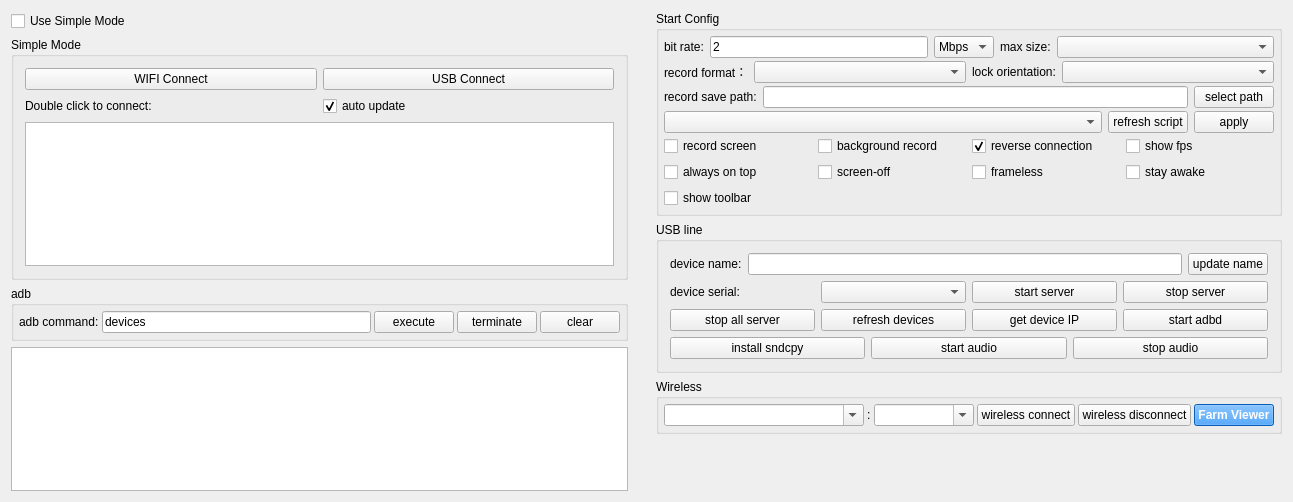
<?xml version="1.0" encoding="UTF-8"?>
<ui version="4.0">
 <class>Widget</class>
 <widget class="QWidget" name="Widget">
  <property name="geometry">
   <rect>
    <x>0</x>
    <y>0</y>
    <width>1293</width>
    <height>502</height>
   </rect>
  </property>
  <property name="windowTitle">
   <string notr="true">QtScrcpy</string>
  </property>
  <layout class="QHBoxLayout" name="horizontalLayout_11">
   <property name="leftMargin">
    <number>0</number>
   </property>
   <property name="topMargin">
    <number>0</number>
   </property>
   <property name="rightMargin">
    <number>0</number>
   </property>
   <property name="bottomMargin">
    <number>0</number>
   </property>
   <item>
    <widget class="QWidget" name="leftWidget" native="true">
     <property name="sizePolicy">
      <sizepolicy hsizetype="Preferred" vsizetype="Preferred">
       <horstretch>0</horstretch>
       <verstretch>0</verstretch>
      </sizepolicy>
     </property>
     <layout class="QVBoxLayout" name="verticalLayout_5">
      <item>
       <widget class="QCheckBox" name="useSingleModeCheck">
        <property name="sizePolicy">
         <sizepolicy hsizetype="Preferred" vsizetype="Maximum">
          <horstretch>0</horstretch>
          <verstretch>0</verstretch>
         </sizepolicy>
        </property>
        <property name="styleSheet">
         <string notr="true"/>
        </property>
        <property name="text">
         <string>Use Simple Mode</string>
        </property>
        <property name="checked">
         <bool>false</bool>
        </property>
       </widget>
      </item>
      <item>
       <widget class="QGroupBox" name="simpleGroupBox">
        <property name="sizePolicy">
         <sizepolicy hsizetype="Preferred" vsizetype="Preferred">
          <horstretch>0</horstretch>
          <verstretch>0</verstretch>
         </sizepolicy>
        </property>
        <property name="title">
         <string>Simple Mode</string>
        </property>
        <property name="checkable">
         <bool>false</bool>
        </property>
        <layout class="QVBoxLayout" name="verticalLayout_4">
         <item>
          <layout class="QHBoxLayout" name="horizontalLayout_9">
           <item>
            <widget class="QPushButton" name="wifiConnectBtn">
             <property name="sizePolicy">
              <sizepolicy hsizetype="Preferred" vsizetype="Maximum">
               <horstretch>0</horstretch>
               <verstretch>0</verstretch>
              </sizepolicy>
             </property>
             <property name="text">
              <string>WIFI Connect</string>
             </property>
            </widget>
           </item>
           <item>
            <widget class="QPushButton" name="usbConnectBtn">
             <property name="sizePolicy">
              <sizepolicy hsizetype="Preferred" vsizetype="Maximum">
               <horstretch>0</horstretch>
               <verstretch>0</verstretch>
              </sizepolicy>
             </property>
             <property name="text">
              <string>USB Connect</string>
             </property>
            </widget>
           </item>
          </layout>
         </item>
         <item>
          <layout class="QHBoxLayout" name="horizontalLayout_13">
           <property name="topMargin">
            <number>0</number>
           </property>
           <item>
            <widget class="QLabel" name="label_10">
             <property name="sizePolicy">
              <sizepolicy hsizetype="Preferred" vsizetype="Preferred">
               <horstretch>0</horstretch>
               <verstretch>0</verstretch>
              </sizepolicy>
             </property>
             <property name="text">
              <string>Double click to connect:</string>
             </property>
            </widget>
           </item>
           <item>
            <widget class="QCheckBox" name="autoUpdatecheckBox">
             <property name="sizePolicy">
              <sizepolicy hsizetype="Preferred" vsizetype="Preferred">
               <horstretch>0</horstretch>
               <verstretch>0</verstretch>
              </sizepolicy>
             </property>
             <property name="text">
              <string>auto update</string>
             </property>
             <property name="checked">
              <bool>true</bool>
             </property>
            </widget>
           </item>
          </layout>
         </item>
         <item>
          <widget class="QListWidget" name="connectedPhoneList">
           <property name="sizePolicy">
            <sizepolicy hsizetype="Preferred" vsizetype="Preferred">
             <horstretch>0</horstretch>
             <verstretch>0</verstretch>
            </sizepolicy>
           </property>
          </widget>
         </item>
        </layout>
       </widget>
      </item>
      <item>
       <widget class="QGroupBox" name="adbGroupBox">
        <property name="sizePolicy">
         <sizepolicy hsizetype="Preferred" vsizetype="Maximum">
          <horstretch>0</horstretch>
          <verstretch>0</verstretch>
         </sizepolicy>
        </property>
        <property name="title">
         <string notr="true">adb</string>
        </property>
        <layout class="QHBoxLayout" name="horizontalLayout_2">
         <property name="spacing">
          <number>3</number>
         </property>
         <property name="leftMargin">
          <number>5</number>
         </property>
         <property name="topMargin">
          <number>5</number>
         </property>
         <property name="rightMargin">
          <number>5</number>
         </property>
         <property name="bottomMargin">
          <number>5</number>
         </property>
         <item>
          <widget class="QLabel" name="label_7">
           <property name="sizePolicy">
            <sizepolicy hsizetype="Maximum" vsizetype="Preferred">
             <horstretch>0</horstretch>
             <verstretch>0</verstretch>
            </sizepolicy>
           </property>
           <property name="text">
            <string>adb command:</string>
           </property>
           <property name="buddy">
            <cstring>adbCommandEdt</cstring>
           </property>
          </widget>
         </item>
         <item>
          <widget class="QLineEdit" name="adbCommandEdt">
           <property name="sizePolicy">
            <sizepolicy hsizetype="MinimumExpanding" vsizetype="Preferred">
             <horstretch>0</horstretch>
             <verstretch>0</verstretch>
            </sizepolicy>
           </property>
           <property name="text">
            <string notr="true">devices</string>
           </property>
          </widget>
         </item>
         <item>
          <widget class="QPushButton" name="adbCommandBtn">
           <property name="sizePolicy">
            <sizepolicy hsizetype="Maximum" vsizetype="Preferred">
             <horstretch>0</horstretch>
             <verstretch>0</verstretch>
            </sizepolicy>
           </property>
           <property name="text">
            <string>execute</string>
           </property>
          </widget>
         </item>
         <item>
          <widget class="QPushButton" name="stopAdbBtn">
           <property name="sizePolicy">
            <sizepolicy hsizetype="Maximum" vsizetype="Preferred">
             <horstretch>0</horstretch>
             <verstretch>0</verstretch>
            </sizepolicy>
           </property>
           <property name="text">
            <string>terminate</string>
           </property>
          </widget>
         </item>
         <item>
          <widget class="QPushButton" name="clearOut">
           <property name="sizePolicy">
            <sizepolicy hsizetype="Maximum" vsizetype="Preferred">
             <horstretch>0</horstretch>
             <verstretch>0</verstretch>
            </sizepolicy>
           </property>
           <property name="text">
            <string>clear</string>
           </property>
          </widget>
         </item>
        </layout>
       </widget>
      </item>
      <item>
       <widget class="QTextEdit" name="outEdit">
        <property name="sizePolicy">
         <sizepolicy hsizetype="Preferred" vsizetype="Preferred">
          <horstretch>0</horstretch>
          <verstretch>0</verstretch>
         </sizepolicy>
        </property>
        <property name="focusPolicy">
         <enum>Qt::NoFocus</enum>
        </property>
        <property name="documentTitle">
         <string/>
        </property>
        <property name="readOnly">
         <bool>true</bool>
        </property>
       </widget>
      </item>
     </layout>
    </widget>
   </item>
   <item>
    <widget class="QWidget" name="rightWidget" native="true">
     <property name="sizePolicy">
      <sizepolicy hsizetype="MinimumExpanding" vsizetype="Preferred">
       <horstretch>0</horstretch>
       <verstretch>0</verstretch>
      </sizepolicy>
     </property>
     <layout class="QVBoxLayout" name="verticalLayout_6">
      <item>
       <widget class="QGroupBox" name="configGroupBox">
        <property name="sizePolicy">
         <sizepolicy hsizetype="Preferred" vsizetype="Preferred">
          <horstretch>0</horstretch>
          <verstretch>0</verstretch>
         </sizepolicy>
        </property>
        <property name="title">
         <string>Start Config</string>
        </property>
        <layout class="QVBoxLayout" name="verticalLayout_3">
         <property name="spacing">
          <number>3</number>
         </property>
         <property name="leftMargin">
          <number>5</number>
         </property>
         <property name="topMargin">
          <number>5</number>
         </property>
         <property name="rightMargin">
          <number>5</number>
         </property>
         <property name="bottomMargin">
          <number>5</number>
         </property>
         <item>
          <widget class="QWidget" name="configWidget1" native="true">
           <property name="sizePolicy">
            <sizepolicy hsizetype="Preferred" vsizetype="Preferred">
             <horstretch>0</horstretch>
             <verstretch>0</verstretch>
            </sizepolicy>
           </property>
           <layout class="QHBoxLayout" name="horizontalLayout_5">
            <property name="leftMargin">
             <number>0</number>
            </property>
            <property name="topMargin">
             <number>0</number>
            </property>
            <property name="rightMargin">
             <number>0</number>
            </property>
            <property name="bottomMargin">
             <number>0</number>
            </property>
            <item>
             <widget class="QLabel" name="label_3">
              <property name="sizePolicy">
               <sizepolicy hsizetype="Maximum" vsizetype="Preferred">
                <horstretch>0</horstretch>
                <verstretch>0</verstretch>
               </sizepolicy>
              </property>
              <property name="text">
               <string>bit rate:</string>
              </property>
             </widget>
            </item>
            <item>
             <widget class="QLineEdit" name="bitRateEdit">
              <property name="sizePolicy">
               <sizepolicy hsizetype="Preferred" vsizetype="Preferred">
                <horstretch>0</horstretch>
                <verstretch>0</verstretch>
               </sizepolicy>
              </property>
              <property name="text">
               <string notr="true">2</string>
              </property>
             </widget>
            </item>
            <item>
             <widget class="QComboBox" name="bitRateBox">
              <property name="sizePolicy">
               <sizepolicy hsizetype="Maximum" vsizetype="Preferred">
                <horstretch>0</horstretch>
                <verstretch>0</verstretch>
               </sizepolicy>
              </property>
              <property name="toolTip">
               <string/>
              </property>
              <property name="currentText">
               <string notr="true">Mbps</string>
              </property>
              <item>
               <property name="text">
                <string notr="true">Mbps</string>
               </property>
              </item>
              <item>
               <property name="text">
                <string notr="true">Kbps</string>
               </property>
              </item>
             </widget>
            </item>
            <item>
             <widget class="QLabel" name="label_4">
              <property name="sizePolicy">
               <sizepolicy hsizetype="Maximum" vsizetype="Preferred">
                <horstretch>0</horstretch>
                <verstretch>0</verstretch>
               </sizepolicy>
              </property>
              <property name="text">
               <string>max size:</string>
              </property>
             </widget>
            </item>
            <item>
             <widget class="QComboBox" name="maxSizeBox">
              <property name="sizePolicy">
               <sizepolicy hsizetype="Preferred" vsizetype="Preferred">
                <horstretch>0</horstretch>
                <verstretch>0</verstretch>
               </sizepolicy>
              </property>
              <property name="toolTip">
               <string/>
              </property>
             </widget>
            </item>
           </layout>
          </widget>
         </item>
         <item>
          <widget class="QWidget" name="configWidget5" native="true">
           <property name="sizePolicy">
            <sizepolicy hsizetype="Preferred" vsizetype="Preferred">
             <horstretch>0</horstretch>
             <verstretch>0</verstretch>
            </sizepolicy>
           </property>
           <layout class="QHBoxLayout" name="horizontalLayout_7">
            <property name="leftMargin">
             <number>0</number>
            </property>
            <property name="topMargin">
             <number>0</number>
            </property>
            <property name="rightMargin">
             <number>0</number>
            </property>
            <property name="bottomMargin">
             <number>0</number>
            </property>
            <item>
             <widget class="QLabel" name="label_6">
              <property name="sizePolicy">
               <sizepolicy hsizetype="Maximum" vsizetype="Preferred">
                <horstretch>0</horstretch>
                <verstretch>0</verstretch>
               </sizepolicy>
              </property>
              <property name="text">
               <string>record format：</string>
              </property>
             </widget>
            </item>
            <item>
             <widget class="QComboBox" name="formatBox">
              <property name="sizePolicy">
               <sizepolicy hsizetype="Preferred" vsizetype="Preferred">
                <horstretch>0</horstretch>
                <verstretch>0</verstretch>
               </sizepolicy>
              </property>
             </widget>
            </item>
            <item>
             <widget class="QLabel" name="label_8">
              <property name="sizePolicy">
               <sizepolicy hsizetype="Maximum" vsizetype="Preferred">
                <horstretch>0</horstretch>
                <verstretch>0</verstretch>
               </sizepolicy>
              </property>
              <property name="text">
               <string>lock orientation:</string>
              </property>
             </widget>
            </item>
            <item>
             <widget class="QComboBox" name="lockOrientationBox">
              <property name="sizePolicy">
               <sizepolicy hsizetype="Preferred" vsizetype="Preferred">
                <horstretch>0</horstretch>
                <verstretch>0</verstretch>
               </sizepolicy>
              </property>
             </widget>
            </item>
           </layout>
          </widget>
         </item>
         <item>
          <widget class="QWidget" name="configWidget2" native="true">
           <property name="sizePolicy">
            <sizepolicy hsizetype="Preferred" vsizetype="Preferred">
             <horstretch>0</horstretch>
             <verstretch>0</verstretch>
            </sizepolicy>
           </property>
           <layout class="QHBoxLayout" name="horizontalLayout_6">
            <property name="leftMargin">
             <number>0</number>
            </property>
            <property name="topMargin">
             <number>0</number>
            </property>
            <property name="rightMargin">
             <number>0</number>
            </property>
            <property name="bottomMargin">
             <number>0</number>
            </property>
            <item>
             <widget class="QLabel" name="label_5">
              <property name="sizePolicy">
               <sizepolicy hsizetype="Preferred" vsizetype="Preferred">
                <horstretch>0</horstretch>
                <verstretch>0</verstretch>
               </sizepolicy>
              </property>
              <property name="text">
               <string>record save path:</string>
              </property>
              <property name="buddy">
               <cstring>recordPathEdt</cstring>
              </property>
             </widget>
            </item>
            <item>
             <widget class="QLineEdit" name="recordPathEdt">
              <property name="sizePolicy">
               <sizepolicy hsizetype="MinimumExpanding" vsizetype="Preferred">
                <horstretch>0</horstretch>
                <verstretch>0</verstretch>
               </sizepolicy>
              </property>
              <property name="readOnly">
               <bool>true</bool>
              </property>
             </widget>
            </item>
            <item>
             <widget class="QPushButton" name="selectRecordPathBtn">
              <property name="sizePolicy">
               <sizepolicy hsizetype="Preferred" vsizetype="Preferred">
                <horstretch>0</horstretch>
                <verstretch>0</verstretch>
               </sizepolicy>
              </property>
              <property name="text">
               <string>select path</string>
              </property>
              <property name="autoDefault">
               <bool>false</bool>
              </property>
             </widget>
            </item>
           </layout>
          </widget>
         </item>
         <item>
          <widget class="QWidget" name="configWidget4" native="true">
           <property name="sizePolicy">
            <sizepolicy hsizetype="Preferred" vsizetype="Preferred">
             <horstretch>0</horstretch>
             <verstretch>0</verstretch>
            </sizepolicy>
           </property>
           <layout class="QHBoxLayout" name="horizontalLayout_8">
            <property name="leftMargin">
             <number>0</number>
            </property>
            <property name="topMargin">
             <number>0</number>
            </property>
            <property name="rightMargin">
             <number>0</number>
            </property>
            <property name="bottomMargin">
             <number>0</number>
            </property>
            <item>
             <widget class="QComboBox" name="gameBox">
              <property name="sizePolicy">
               <sizepolicy hsizetype="MinimumExpanding" vsizetype="Preferred">
                <horstretch>0</horstretch>
                <verstretch>0</verstretch>
               </sizepolicy>
              </property>
             </widget>
            </item>
            <item>
             <widget class="QPushButton" name="refreshGameScriptBtn">
              <property name="sizePolicy">
               <sizepolicy hsizetype="Preferred" vsizetype="Preferred">
                <horstretch>0</horstretch>
                <verstretch>0</verstretch>
               </sizepolicy>
              </property>
              <property name="text">
               <string>refresh script</string>
              </property>
             </widget>
            </item>
            <item>
             <widget class="QPushButton" name="applyScriptBtn">
              <property name="sizePolicy">
               <sizepolicy hsizetype="Preferred" vsizetype="Preferred">
                <horstretch>0</horstretch>
                <verstretch>0</verstretch>
               </sizepolicy>
              </property>
              <property name="text">
               <string>apply</string>
              </property>
             </widget>
            </item>
           </layout>
          </widget>
         </item>
         <item>
          <widget class="QWidget" name="configWidget3" native="true">
           <property name="sizePolicy">
            <sizepolicy hsizetype="Preferred" vsizetype="Preferred">
             <horstretch>0</horstretch>
             <verstretch>0</verstretch>
            </sizepolicy>
           </property>
           <layout class="QGridLayout" name="gridLayout">
            <property name="leftMargin">
             <number>0</number>
            </property>
            <property name="topMargin">
             <number>0</number>
            </property>
            <property name="rightMargin">
             <number>0</number>
            </property>
            <property name="bottomMargin">
             <number>0</number>
            </property>
            <item row="0" column="4">
             <widget class="QCheckBox" name="fpsCheck">
              <property name="sizePolicy">
               <sizepolicy hsizetype="Preferred" vsizetype="Preferred">
                <horstretch>0</horstretch>
                <verstretch>0</verstretch>
               </sizepolicy>
              </property>
              <property name="text">
               <string>show fps</string>
              </property>
             </widget>
            </item>
            <item row="0" column="1">
             <widget class="QCheckBox" name="notDisplayCheck">
              <property name="sizePolicy">
               <sizepolicy hsizetype="Preferred" vsizetype="Preferred">
                <horstretch>0</horstretch>
                <verstretch>0</verstretch>
               </sizepolicy>
              </property>
              <property name="text">
               <string>background record</string>
              </property>
              <property name="checkable">
               <bool>false</bool>
              </property>
             </widget>
            </item>
            <item row="1" column="0">
             <widget class="QCheckBox" name="alwaysTopCheck">
              <property name="sizePolicy">
               <sizepolicy hsizetype="Preferred" vsizetype="Preferred">
                <horstretch>0</horstretch>
                <verstretch>0</verstretch>
               </sizepolicy>
              </property>
              <property name="text">
               <string>always on top</string>
              </property>
              <property name="checked">
               <bool>false</bool>
              </property>
             </widget>
            </item>
            <item row="0" column="0">
             <widget class="QCheckBox" name="recordScreenCheck">
              <property name="sizePolicy">
               <sizepolicy hsizetype="Preferred" vsizetype="Preferred">
                <horstretch>0</horstretch>
                <verstretch>0</verstretch>
               </sizepolicy>
              </property>
              <property name="text">
               <string>record screen</string>
              </property>
             </widget>
            </item>
            <item row="0" column="3">
             <widget class="QCheckBox" name="useReverseCheck">
              <property name="sizePolicy">
               <sizepolicy hsizetype="Preferred" vsizetype="Preferred">
                <horstretch>0</horstretch>
                <verstretch>0</verstretch>
               </sizepolicy>
              </property>
              <property name="text">
               <string>reverse connection</string>
              </property>
              <property name="checked">
               <bool>true</bool>
              </property>
             </widget>
            </item>
            <item row="1" column="1">
             <widget class="QCheckBox" name="closeScreenCheck">
              <property name="sizePolicy">
               <sizepolicy hsizetype="Preferred" vsizetype="Preferred">
                <horstretch>0</horstretch>
                <verstretch>0</verstretch>
               </sizepolicy>
              </property>
              <property name="text">
               <string>screen-off</string>
              </property>
             </widget>
            </item>
            <item row="1" column="3">
             <widget class="QCheckBox" name="framelessCheck">
              <property name="sizePolicy">
               <sizepolicy hsizetype="Preferred" vsizetype="Preferred">
                <horstretch>0</horstretch>
                <verstretch>0</verstretch>
               </sizepolicy>
              </property>
              <property name="text">
               <string>frameless</string>
              </property>
             </widget>
            </item>
            <item row="1" column="4">
             <widget class="QCheckBox" name="stayAwakeCheck">
              <property name="sizePolicy">
               <sizepolicy hsizetype="Preferred" vsizetype="Preferred">
                <horstretch>0</horstretch>
                <verstretch>0</verstretch>
               </sizepolicy>
              </property>
              <property name="text">
               <string>stay awake</string>
              </property>
             </widget>
            </item>
            <item row="2" column="0">
             <widget class="QCheckBox" name="showToolbar">
              <property name="text">
               <string>show toolbar</string>
              </property>
             </widget>
            </item>
           </layout>
          </widget>
         </item>
        </layout>
       </widget>
      </item>
      <item>
       <widget class="QGroupBox" name="usbGroupBox">
        <property name="sizePolicy">
         <sizepolicy hsizetype="Preferred" vsizetype="Preferred">
          <horstretch>0</horstretch>
          <verstretch>0</verstretch>
         </sizepolicy>
        </property>
        <property name="title">
         <string>USB line</string>
        </property>
        <layout class="QVBoxLayout" name="verticalLayout">
         <item>
          <layout class="QHBoxLayout" name="horizontalLayout_10">
           <item>
            <widget class="QLabel" name="label_9">
             <property name="sizePolicy">
              <sizepolicy hsizetype="Preferred" vsizetype="Preferred">
               <horstretch>0</horstretch>
               <verstretch>0</verstretch>
              </sizepolicy>
             </property>
             <property name="text">
              <string>device name:</string>
             </property>
            </widget>
           </item>
           <item>
            <widget class="QLineEdit" name="userNameEdt">
             <property name="sizePolicy">
              <sizepolicy hsizetype="MinimumExpanding" vsizetype="Preferred">
               <horstretch>0</horstretch>
               <verstretch>0</verstretch>
              </sizepolicy>
             </property>
            </widget>
           </item>
           <item>
            <widget class="QPushButton" name="updateNameBtn">
             <property name="sizePolicy">
              <sizepolicy hsizetype="Preferred" vsizetype="Preferred">
               <horstretch>0</horstretch>
               <verstretch>0</verstretch>
              </sizepolicy>
             </property>
             <property name="text">
              <string>update name</string>
             </property>
             <property name="autoDefault">
              <bool>false</bool>
             </property>
            </widget>
           </item>
          </layout>
         </item>
         <item>
          <widget class="QWidget" name="usbWidget1" native="true">
           <property name="sizePolicy">
            <sizepolicy hsizetype="Preferred" vsizetype="Preferred">
             <horstretch>0</horstretch>
             <verstretch>0</verstretch>
            </sizepolicy>
           </property>
           <layout class="QHBoxLayout" name="horizontalLayout_3">
            <property name="leftMargin">
             <number>0</number>
            </property>
            <property name="topMargin">
             <number>0</number>
            </property>
            <property name="rightMargin">
             <number>0</number>
            </property>
            <property name="bottomMargin">
             <number>0</number>
            </property>
            <item>
             <widget class="QLabel" name="label_2">
              <property name="sizePolicy">
               <sizepolicy hsizetype="Preferred" vsizetype="Preferred">
                <horstretch>0</horstretch>
                <verstretch>0</verstretch>
               </sizepolicy>
              </property>
              <property name="text">
               <string>device serial:</string>
              </property>
             </widget>
            </item>
            <item>
             <widget class="QComboBox" name="serialBox">
              <property name="sizePolicy">
               <sizepolicy hsizetype="Preferred" vsizetype="Preferred">
                <horstretch>0</horstretch>
                <verstretch>0</verstretch>
               </sizepolicy>
              </property>
             </widget>
            </item>
            <item>
             <widget class="QPushButton" name="startServerBtn">
              <property name="sizePolicy">
               <sizepolicy hsizetype="Preferred" vsizetype="Preferred">
                <horstretch>0</horstretch>
                <verstretch>0</verstretch>
               </sizepolicy>
              </property>
              <property name="text">
               <string>start server</string>
              </property>
              <property name="autoDefault">
               <bool>false</bool>
              </property>
             </widget>
            </item>
            <item>
             <widget class="QPushButton" name="stopServerBtn">
              <property name="sizePolicy">
               <sizepolicy hsizetype="Preferred" vsizetype="Preferred">
                <horstretch>0</horstretch>
                <verstretch>0</verstretch>
               </sizepolicy>
              </property>
              <property name="text">
               <string>stop server</string>
              </property>
              <property name="autoDefault">
               <bool>false</bool>
              </property>
             </widget>
            </item>
           </layout>
          </widget>
         </item>
         <item>
          <widget class="QWidget" name="usbWidget2" native="true">
           <property name="sizePolicy">
            <sizepolicy hsizetype="Preferred" vsizetype="Preferred">
             <horstretch>0</horstretch>
             <verstretch>0</verstretch>
            </sizepolicy>
           </property>
           <layout class="QHBoxLayout" name="horizontalLayout_4">
            <property name="leftMargin">
             <number>0</number>
            </property>
            <property name="topMargin">
             <number>0</number>
            </property>
            <property name="rightMargin">
             <number>0</number>
            </property>
            <property name="bottomMargin">
             <number>0</number>
            </property>
            <item>
             <widget class="QPushButton" name="stopAllServerBtn">
              <property name="sizePolicy">
               <sizepolicy hsizetype="Preferred" vsizetype="Preferred">
                <horstretch>0</horstretch>
                <verstretch>0</verstretch>
               </sizepolicy>
              </property>
              <property name="text">
               <string>stop all server</string>
              </property>
             </widget>
            </item>
            <item>
             <widget class="QPushButton" name="updateDevice">
              <property name="sizePolicy">
               <sizepolicy hsizetype="Preferred" vsizetype="Preferred">
                <horstretch>0</horstretch>
                <verstretch>0</verstretch>
               </sizepolicy>
              </property>
              <property name="text">
               <string>refresh devices</string>
              </property>
              <property name="autoDefault">
               <bool>false</bool>
              </property>
             </widget>
            </item>
            <item>
             <widget class="QPushButton" name="getIPBtn">
              <property name="sizePolicy">
               <sizepolicy hsizetype="Preferred" vsizetype="Preferred">
                <horstretch>0</horstretch>
                <verstretch>0</verstretch>
               </sizepolicy>
              </property>
              <property name="text">
               <string>get device IP</string>
              </property>
              <property name="autoDefault">
               <bool>false</bool>
              </property>
             </widget>
            </item>
            <item>
             <widget class="QPushButton" name="startAdbdBtn">
              <property name="sizePolicy">
               <sizepolicy hsizetype="Preferred" vsizetype="Preferred">
                <horstretch>0</horstretch>
                <verstretch>0</verstretch>
               </sizepolicy>
              </property>
              <property name="text">
               <string>start adbd</string>
              </property>
              <property name="autoDefault">
               <bool>false</bool>
              </property>
             </widget>
            </item>
           </layout>
          </widget>
         </item>
         <item>
          <widget class="QWidget" name="usbWidget3" native="true">
           <layout class="QHBoxLayout" name="horizontalLayout_12">
            <property name="leftMargin">
             <number>0</number>
            </property>
            <property name="topMargin">
             <number>0</number>
            </property>
            <property name="rightMargin">
             <number>0</number>
            </property>
            <property name="bottomMargin">
             <number>0</number>
            </property>
            <item>
             <widget class="QPushButton" name="installSndcpyBtn">
              <property name="sizePolicy">
               <sizepolicy hsizetype="Preferred" vsizetype="Preferred">
                <horstretch>0</horstretch>
                <verstretch>0</verstretch>
               </sizepolicy>
              </property>
              <property name="text">
               <string>install sndcpy</string>
              </property>
             </widget>
            </item>
            <item>
             <widget class="QPushButton" name="startAudioBtn">
              <property name="sizePolicy">
               <sizepolicy hsizetype="Preferred" vsizetype="Preferred">
                <horstretch>0</horstretch>
                <verstretch>0</verstretch>
               </sizepolicy>
              </property>
              <property name="text">
               <string>start audio</string>
              </property>
             </widget>
            </item>
            <item>
             <widget class="QPushButton" name="stopAudioBtn">
              <property name="sizePolicy">
               <sizepolicy hsizetype="Preferred" vsizetype="Preferred">
                <horstretch>0</horstretch>
                <verstretch>0</verstretch>
               </sizepolicy>
              </property>
              <property name="text">
               <string>stop audio</string>
              </property>
             </widget>
            </item>
           </layout>
          </widget>
         </item>
        </layout>
       </widget>
      </item>
      <item>
       <widget class="QGroupBox" name="wirelessGroupBox">
        <property name="sizePolicy">
         <sizepolicy hsizetype="Preferred" vsizetype="Preferred">
          <horstretch>0</horstretch>
          <verstretch>0</verstretch>
         </sizepolicy>
        </property>
        <property name="title">
         <string>Wireless</string>
        </property>
        <layout class="QHBoxLayout" name="horizontalLayout">
         <property name="spacing">
          <number>3</number>
         </property>
         <property name="leftMargin">
          <number>5</number>
         </property>
         <property name="topMargin">
          <number>5</number>
         </property>
         <property name="rightMargin">
          <number>5</number>
         </property>
         <property name="bottomMargin">
          <number>5</number>
         </property>
         <item>
          <widget class="QComboBox" name="deviceIpEdt">
           <property name="sizePolicy">
            <sizepolicy hsizetype="MinimumExpanding" vsizetype="Preferred">
             <horstretch>0</horstretch>
             <verstretch>0</verstretch>
            </sizepolicy>
           </property>
           <property name="minimumSize">
            <size>
             <width>200</width>
             <height>0</height>
            </size>
           </property>
           <property name="editable">
            <bool>true</bool>
           </property>
           <property name="currentText">
            <string/>
           </property>
          </widget>
         </item>
         <item>
          <widget class="QLabel" name="label">
           <property name="sizePolicy">
            <sizepolicy hsizetype="Maximum" vsizetype="Preferred">
             <horstretch>0</horstretch>
             <verstretch>0</verstretch>
            </sizepolicy>
           </property>
           <property name="text">
            <string notr="true">:</string>
           </property>
          </widget>
         </item>
         <item>
          <widget class="QComboBox" name="devicePortEdt">
           <property name="sizePolicy">
            <sizepolicy hsizetype="Maximum" vsizetype="Preferred">
             <horstretch>0</horstretch>
             <verstretch>0</verstretch>
            </sizepolicy>
           </property>
           <property name="minimumSize">
            <size>
             <width>100</width>
             <height>0</height>
            </size>
           </property>
           <property name="editable">
            <bool>true</bool>
           </property>
           <property name="currentText">
            <string/>
           </property>
          </widget>
         </item>
         <item>
          <widget class="QPushButton" name="wirelessConnectBtn">
           <property name="sizePolicy">
            <sizepolicy hsizetype="Preferred" vsizetype="Preferred">
             <horstretch>0</horstretch>
             <verstretch>0</verstretch>
            </sizepolicy>
           </property>
           <property name="text">
            <string>wireless connect</string>
           </property>
           <property name="autoDefault">
            <bool>false</bool>
           </property>
          </widget>
         </item>
         <item>
          <widget class="QPushButton" name="wirelessDisConnectBtn">
           <property name="sizePolicy">
            <sizepolicy hsizetype="Preferred" vsizetype="Preferred">
             <horstretch>0</horstretch>
             <verstretch>0</verstretch>
            </sizepolicy>
           </property>
           <property name="text">
            <string>wireless disconnect</string>
           </property>
           <property name="autoDefault">
            <bool>false</bool>
           </property>
          </widget>
         </item>
         <item>
          <widget class="QPushButton" name="farmViewBtn">
           <property name="sizePolicy">
            <sizepolicy hsizetype="Preferred" vsizetype="Preferred">
             <horstretch>0</horstretch>
             <verstretch>0</verstretch>
            </sizepolicy>
           </property>
           <property name="text">
            <string>Farm Viewer</string>
           </property>
           <property name="autoDefault">
            <bool>false</bool>
           </property>
           <property name="styleSheet">
            <string>QPushButton { background-color: #0a84ff; color: white; font-weight: bold; }</string>
           </property>
          </widget>
         </item>
        </layout>
       </widget>
      </item>
      <item>
       <spacer name="verticalSpacer">
        <property name="sizePolicy">
         <sizepolicy hsizetype="Minimum" vsizetype="Expanding">
          <horstretch>0</horstretch>
          <verstretch>0</verstretch>
         </sizepolicy>
        </property>
        <property name="orientation">
         <enum>Qt::Vertical</enum>
        </property>
        <property name="sizeType">
         <enum>QSizePolicy::Expanding</enum>
        </property>
        <property name="sizeHint" stdset="0">
         <size>
          <width>40</width>
          <height>20</height>
         </size>
        </property>
       </spacer>
      </item>
     </layout>
    </widget>
   </item>
  </layout>
 </widget>
 <layoutdefault spacing="6" margin="11"/>
 <tabstops>
  <tabstop>deviceIpEdt</tabstop>
  <tabstop>devicePortEdt</tabstop>
  <tabstop>wirelessConnectBtn</tabstop>
  <tabstop>wirelessDisConnectBtn</tabstop>
  <tabstop>adbCommandEdt</tabstop>
  <tabstop>adbCommandBtn</tabstop>
  <tabstop>stopAdbBtn</tabstop>
  <tabstop>clearOut</tabstop>
 </tabstops>
 <resources/>
 <connections/>
</ui>
